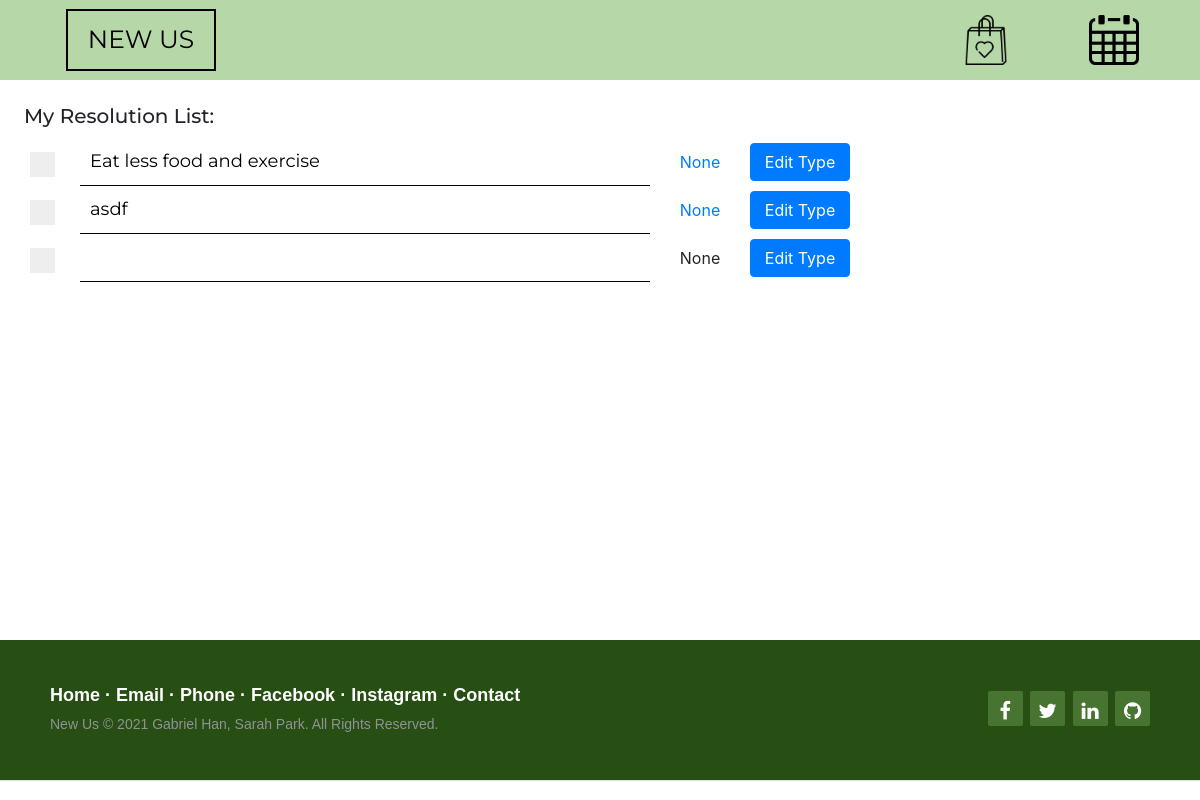
Page /list (signed in) on the committed database.
### files/databases.py (models this page shows)
class List(db.Model):
  id = db.Column(db.Integer, primary_key=True)
  uuid = db.Column(db.String(50), unique=True)
  name = db.Column(db.String(500), nullable=False)
  goalType = db.Column(db.String(10), nullable=True)
  checked = db.Column(db.Boolean, nullable=True, default=False)
  checkedDay = db.Column(db.Date, nullable=True)
  user_id = db.Column(db.Integer, db.ForeignKey("user.id"), nullable=False)
  def __repr__(self):
    return f"User('{self.name}', '{self.goalType}')"

### files/routes.py (the view)
@app.route('/list', methods=['GET', 'POST'])
@login_required
def list():
    listItems = List.query.filter_by(user=current_user).all()
    print(listItems)
    preUUID = uuid.uuid4()
    today = datetime.datetime.now().strftime("%d")
    for listItem in listItems:
      print(listItem.checkedDay)
      if listItem.checkedDay and listItem.checkedDay.strftime("%d")>today:
        print(listItem.checked)
        print(listItem.checkedDay)
        listItem.checked = False
        listItem.checkedDay = None
    return render_template("list.html", goalList=goalList, listItems=listItems, preUUID=preUUID)

### files/ajax.py (called while the page is built)
@login_manager.user_loader
def load_user(user_id):
    return User.query.get(int(user_id))

### templates/list.html (shortened to what this page needs)
{% extends "template.html" %}
{% block nav %}
  <a href="#" class="nav-link"><img src="{{url_for('static', filename='images/heart bag.png')}}" class="right-image"></a>
  <a href="/calendar" class="nav-link"><img src="{{url_for('static', filename='images/calendar.png')}}" class="right-image"></a>
{% endblock nav %}
{% block info %}
<link rel="stylesheet" href="{{url_for('static', filename='css/list.css')}}">
{% endblock info %}
{% block bodyContent %}
<h1 class="pl-4 pt-4">My Resolution List:</h1>
<div id="list">
  {% for listItem in listItems %}
    <div class="list-element">
      <label class="container">
        <span class="checkmark"></span>
      </label>
      <input type="text" id="{{listItem.uuid}}-input" value="{{listItem.name}}" class="list-input">
      <a href="post/{{listItem.goalType}}"><div class="goal-type" id="{{listItem.uuid}}-goalType">{{listItem.goalType}}</div></a>
      <button type="button" class="btn btn-primary" data-toggle="modal" data-target="#addtype" onclick="changeTypeFor('{{listItem.uuid}}-goalType')">Edit Type</button>
    </div>
  {% endfor %}
</div>
<div class="list-element" id="list-input">
  <label class="container">
    <span class="checkmark"></span>
  </label>
  <input type="text" id="active">
  <div id="goal-element" class="goal-type">None</div>
  <button type="button" class="btn btn-primary" data-toggle="modal" data-target="#addtype" onclick="changeTypeFor('goal-element')" id="active-button">Edit Type</button>
</div>
{% endblock bodyContent %}

### files/static/css/template.css (style rules this page uses)
.nav-link { color: black; }

### files/static/css/list.css (style rules this page uses)
.list-element { display: flex; align-items: center; justify-content: left; }
.container { display: block; position: relative; padding-left: 35px; cursor: pointer; font-size: 22px; -webkit-user-select: none; -moz-user-select: none; -ms-user-select: none; user-select: none; width: 20px; margin: 0px; margin-bottom: 20px; }
.checkmark { position: absolute; top: 0; left: 0; height: 25px; width: 25px; background-color: #eee; }
.checkmark:after { content: ""; position: absolute; display: none; }
.container .checkmark:after { left: 8px; top: 5px; width: 7px; height: 12px; border: solid white; border-width: 0 3px 3px 0; -webkit-transform: rotate(45deg); -ms-transform: rotate(45deg); transform: rotate(45deg); }
input { outline: none; border: none; border-bottom: 1px black solid; padding: 10px; font-size: 18px; font-family: "Montserrat"; float: left; width: 50% }
#list { margin: 10px 30px 0px 30px ; }
#list-input { margin: 0px 30px 10px 30px ; }
button { width: 100px !important; }
.goal-type { width: 100px; text-align: center; }
h1 { font-family: "Montserrat"; font-size: 20px; }
.right-image { width: 50px; height: 50px; }

### rows in the picture
List: name "Eat less food and exercise", goalType "None"
List: name "asdf", goalType "None"
